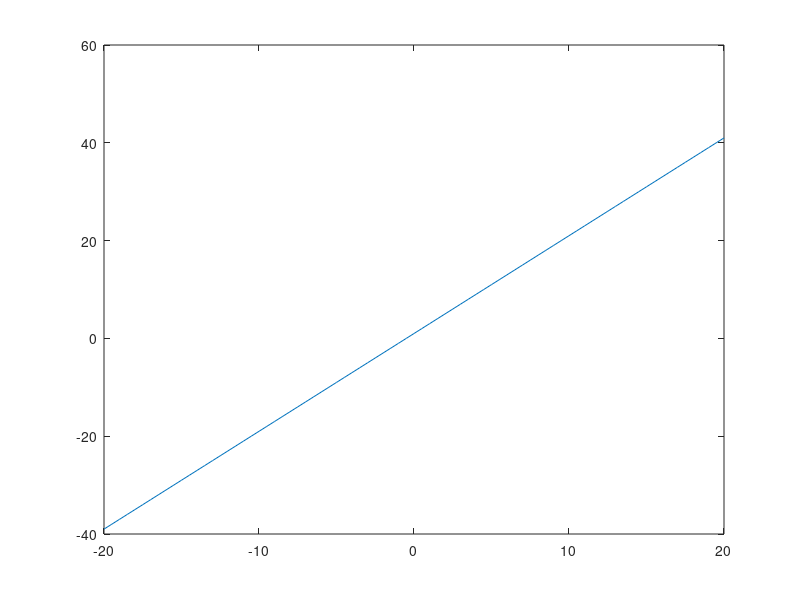

Reproduce this figure in MATLAB.
% Ocatve Script
% Title                :Funciones algebraicas (polinomios y racionales)
% Description          :Script para identificar funciones algebraicas  
% Author               :Patricia Zaragoza Palma
% Date                 :20211118
% Version              :1
% Usege                :octave>cd /path/
%                      :octave>Funcionesalgebraicas
%                      :Requiere aplicacion octave, usar su linea de comandos 
% Notes                :Poder identificar el tipo de funcion algebraica mediante graficas y definir si es de tipo polinomial o racional
%                      :usar comandos 

disp('polinomica')
disp('x = 0.5')

clear
% Dominio de la Funcion 
x= -20:0.5:20
% Reglas de correspondencia (Funcion)
y=2*x+1
% Plotear funcion 
plot(x, y);